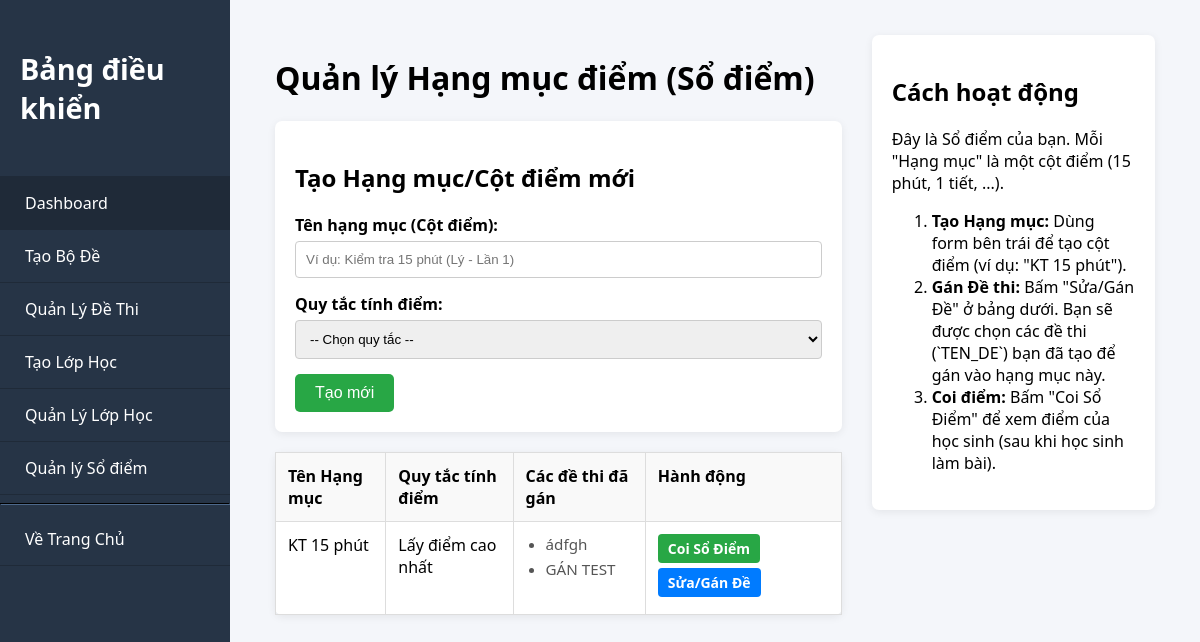
/Guest/manage_grading.php (signed in), run on the app's committed database.
### tables this page shows
CREATE TABLE `hang_muc_diem` (
  `ID_HANG_MUC` int(11) NOT NULL,
  `IDACC_teach` int(11) NOT NULL,
  `ten_hang_muc` varchar(255) NOT NULL,
  `quy_tac_tinh` enum('trungbinh','caonhat','duynhat') NOT NULL
);

### Guest/manage_grading.php (the view, shortened to what this page needs)
<?php
$teacher_id = $_SESSION['IDACC'];
require_once __DIR__ . '/../Check/Connect.php';
$categories = [];
$stmt_get = $conn->prepare("SELECT * FROM HANG_MUC_DIEM WHERE IDACC_teach = ? ORDER BY ten_hang_muc ASC");
$stmt_get->bind_param("i", $teacher_id);
$stmt_get->execute();
$result = $stmt_get->get_result();
if ($result->num_rows > 0) {
    $categories = $result->fetch_all(MYSQLI_ASSOC);
}
$stmt_get_quizzes = $conn->prepare("SELECT T.ten_de
                                    FROM HANG_MUC_DE_THI AS H
                                    JOIN TEN_DE AS T ON H.ID_TD = T.ID_TD
                                    WHERE H.ID_HANG_MUC = ?");
$quy_tac_map = [
    'trungbinh' => 'Lấy điểm trung bình',
    'caonhat'   => 'Lấy điểm cao nhất',
    'duynhat'   => 'Lấy điểm của 1 bài duy nhất'
];
?>
<!DOCTYPE html>
<html lang="vi">
<head>
    <link rel="stylesheet" href="../CSS/Admin/AdminHome.css">
</head>
<body>
    <div class="admin-container">
        <aside class="sidebar">
            <div class="sidebar-header">
                <h2>Bảng điều khiển</h2>
            </div>
            <ul class="sidebar-menu">
                <li class="active"><a href="/TracNghiem/dashboard.php" style="color:white; text-decoration:none;">Dashboard</a></li>
                <li><a href="/Tracnghiem/create.php" style="color:white; text-decoration:none;">Tạo Bộ Đề</a></li>
                <li><a href="/Tracnghiem/list_created.php" style="color:white; text-decoration:none;">Quản Lý Đề Thi</a></li>
                <li><a href="/Guest/class_create.php" style="color:white; text-decoration:none;">Tạo Lớp Học</a></li>
                <li><a href="/Guest/List_Class.php" style="color:white; text-decoration:none;">Quản Lý Lớp Học</a></li>
                <li><a href="/Guest/manage_grading.php" style="color:white; text-decoration:none;">Quản lý Sổ điểm</a></li>
                <hr style="border-color: #1f2a38;">
                <li><a href="/Home/home.php" style="color:white; text-decoration:none;">Về Trang Chủ</a></li>
            </ul>
        </aside>
        <main class="dashboard">
            <div class="main-content">
                <h1>Quản lý Hạng mục điểm (Sổ điểm)</h1>
                <div class="form-container">
                    <h2>Tạo Hạng mục/Cột điểm mới</h2>
                    <form action="manage_grading.php" method="POST">
                        <div class="form-group">
                            <label for="ten_hang_muc">Tên hạng mục (Cột điểm):</label>
                            <input type="text" name="ten_hang_muc" id="ten_hang_muc" placeholder="Ví dụ: Kiểm tra 15 phút (Lý - Lần 1)" required>
                        </div>
                        <div class="form-group">
                            <label for="quy_tac_tinh">Quy tắc tính điểm:</label>
                            <select name="quy_tac_tinh" id="quy_tac_tinh" required>
                                <option value="" disabled selected>-- Chọn quy tắc --</option>
                            </select>
                        </div>
                        <button type="submit" name="create_category" class="btn-submit">Tạo mới</button>
                    </form>
                </div>
                <table>
                    <thead>
                        <tr>
                            <th>Tên Hạng mục</th>
                            <th>Quy tắc tính điểm</th>
                            <th>Các đề thi đã gán</th> <th>Hành động</th>
                        </tr>
                    </thead>
                    <tbody>
                        <?php if (count($categories) > 0): ?>
                            <?php foreach ($categories as $cat): ?>
                                <tr>
                                    <td><?php echo htmlspecialchars($cat['ten_hang_muc']); ?></td>
                                    <td><?php echo $quy_tac_map[$cat['quy_tac_tinh']]; ?></td>
                                    <td>
                                        <?php
                                        $stmt_get_quizzes->bind_param("i", $cat['ID_HANG_MUC']);
                                        $stmt_get_quizzes->execute();
                                        $result_quizzes = $stmt_get_quizzes->get_result();
                                        if ($result_quizzes->num_rows > 0) {
                                            echo '<ul>';
                                            while ($quiz = $result_quizzes->fetch_assoc()) {
                                                echo '<li>' . htmlspecialchars($quiz['ten_de']) . '</li>';
                                            }
                                            echo '</ul>';
                                        } else {
                                            echo '<i>Chưa gán đề nào</i>';
                                        }
                                        ?>
                                    </td>
                                    <td>
                                        <a href="view_gradebook.php?id_hang_muc=<?php echo $cat['ID_HANG_MUC']; ?>" class="action-link action-view">
                                            Coi Sổ Điểm
                                        </a>
                                        <a href="assign_quizzes.php?id_hang_muc=<?php echo $cat['ID_HANG_MUC']; ?>" class="action-link action-edit">
                                            Sửa/Gán Đề
                                        </a>
                                    </td>
                                </tr>
                            <?php endforeach; ?>
                        <?php else: ?>
                            <tr>
                                <td colspan="4" style="text-align: center;">Bạn chưa tạo hạng mục điểm nào.</td>
                            </tr>
                        <?php endif; ?>
                    </tbody>
                </table>
            </div>
            <aside class="sidebar-content">
                <div class="form-container">
                    <h2>Cách hoạt động</h2>
                    <p>Đây là Sổ điểm của bạn. Mỗi "Hạng mục" là một cột điểm (15 phút, 1 tiết, ...).</p>
                    <ol>
                        <li><strong>Tạo Hạng mục:</strong> Dùng form bên trái để tạo cột điểm (ví dụ: "KT 15 phút").</li>
                        <li><strong>Gán Đề thi:</strong> Bấm "Sửa/Gán Đề" ở bảng dưới. Bạn sẽ được chọn các đề thi (`TEN_DE`) bạn đã tạo để gán vào hạng mục này.</li>
                        <li><strong>Coi điểm:</strong> Bấm "Coi Sổ Điểm" để xem điểm của học sinh (sau khi học sinh làm bài).</li>
                    </ol>
                </div>
            </aside>
        </main>
    </div>
</body>
</html>

### CSS/Admin/AdminHome.css (style rules this page uses)
body { margin: 0; padding: 0; font-family: 'Segoe UI', Arial, sans-serif; background: #f4f6fa; }
.admin-container { display: flex; min-height: 100vh; }
.sidebar { width: 230px; background: #263446; color: #fff; flex-shrink: 0; display: flex; flex-direction: column; }
.sidebar-header { padding: 25px 20px; font-size: 1.2em; border-bottom: 1px solid #1f2a38; }
.sidebar-menu { list-style: none; padding: 0; margin: 0; flex: 1; }
.sidebar-menu li { padding: 15px 25px; border-bottom: 1px solid #1f2a38; cursor: pointer; transition: background 0.18s; }
.sidebar-menu li.active, .sidebar-menu li:hover { background: #1f2a38; }
.dashboard { flex: 1; padding: 35px 45px; }

### Guest/manage_grading.php (style rules this page uses)
.dashboard { display: flex; gap: 30px; }
.main-content { flex: 2; }
.sidebar-content { flex: 1; }
table { width: 100%; border-collapse: collapse; margin-top: 20px; background: #fff; border-radius: 7px; box-shadow: 0 2px 8px rgba(0,0,0,0.07); }
th, td { border: 1px solid #ddd; padding: 12px; text-align: left; vertical-align: top; }
th { background-color: #f9f9f9; }
td ul { margin: 0; padding-left: 20px; font-size: 0.95em; color: #555; }
td ul li { margin-bottom: 5px; }
.action-link { text-decoration: none; font-weight: bold; padding: 5px 10px; border-radius: 4px; font-size: 14px; margin-right: 8px; color: #fff; display: inline-block; margin-bottom: 5px; }
.action-view { background-color: #28a745; }
.action-edit { background-color: #007bff; }
.form-container { background: #fff; padding: 20px; border-radius: 7px; box-shadow: 0 2px 8px rgba(0,0,0,0.07); }
.form-group { margin-bottom: 15px; }
.form-group label { display: block; font-weight: bold; margin-bottom: 5px; }
.form-group input, .form-group select { width: 100%; padding: 10px; border: 1px solid #ccc; border-radius: 4px; box-sizing: border-box; }
.btn-submit { background: #28a745; color: white; padding: 10px 20px; border: none; border-radius: 5px; cursor: pointer; font-size: 16px; }

### data on the page
hang_muc_diem: ten_hang_muc "KT 15 phút", quy_tac_tinh "Lấy điểm cao nhất", ten_de "ádfgh", ten_de "GÁN TEST"
